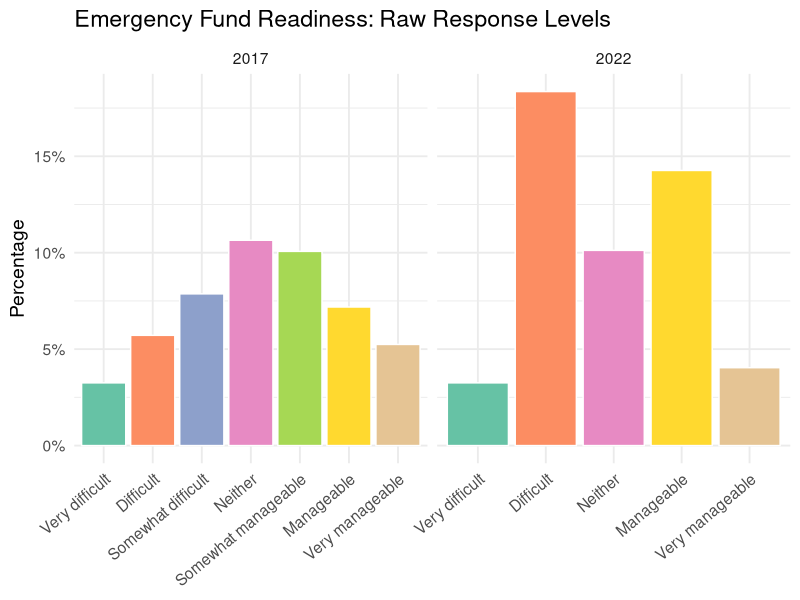
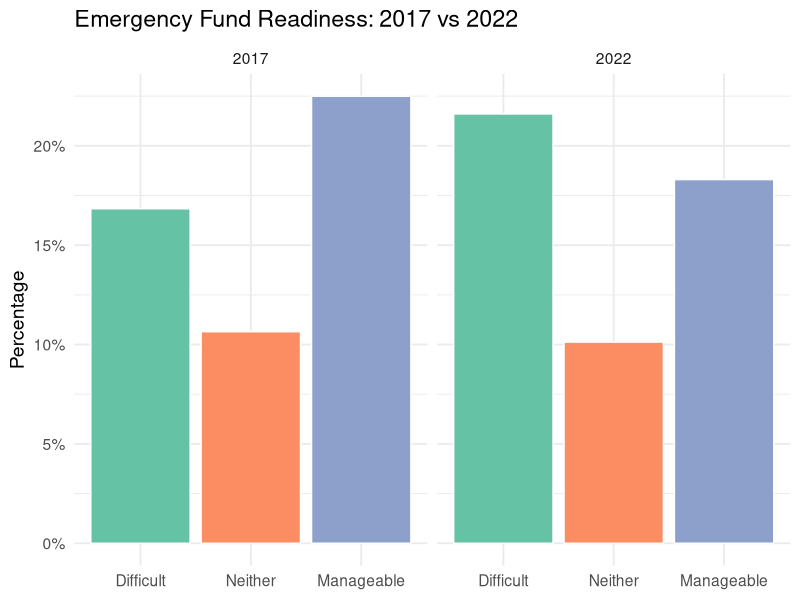
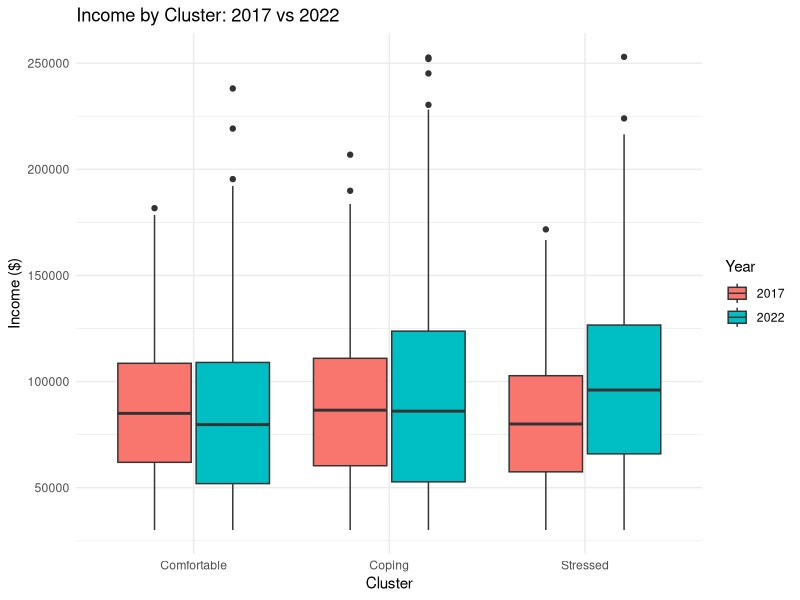

Generate these figures, in order, with R:
## ---- chunk 1
#| include: false
library(tidyverse)
library(ggplot2)

survey_2017_raw <- read_csv("data/raw_survey_2017.csv") |> distinct()
survey_2022_raw <- read_csv("data/raw_survey_2022.csv", skip = 1) |> distinct()

benefits_2017_long <- survey_2017_raw |>
  pivot_longer(cols = starts_with("benefit_"), names_to = "benefit_type", values_to = "response") |>
  mutate(chosen = response %in% c("Yes", "Y", "yes")) |>
  group_by(respondent_id) |>
  summarize(benefit_preference = if (any(chosen)) benefit_type[chosen][1] else NA_character_, .groups = "drop")
survey_2017_clean <- survey_2017_raw |> select(-starts_with("benefit_")) |> left_join(benefits_2017_long, by = "respondent_id")

benefits_2022_long <- survey_2022_raw |>
  pivot_longer(cols = starts_with("benefit_"), names_to = "benefit_type", values_to = "response") |>
  mutate(chosen = response %in% c("Yes", "Y", "yes")) |>
  group_by(respondent_id) |>
  summarize(benefit_preference = if (any(chosen)) benefit_type[chosen][1] else NA_character_, .groups = "drop")
survey_2022_clean <- survey_2022_raw |> select(-starts_with("benefit_")) |> left_join(benefits_2022_long, by = "respondent_id")

clean_income <- function(x) {
  x <- str_trim(x)
  is_k <- str_detect(x, "K$")
  numeric_part <- x |> str_remove_all("[$,K]") |> as.numeric()
  if_else(is_k, numeric_part * 1000, numeric_part)
}
survey_2017_clean <- survey_2017_clean |> mutate(income = clean_income(income))
survey_2022_clean <- survey_2022_clean |> mutate(income = clean_income(income))

standardize_province <- function(x) {
  x <- str_trim(x) |> str_to_lower()
  case_when(
    x %in% c("ontario", "on") ~ "Ontario",
    x %in% c("alberta", "ab") ~ "Alberta",
    x %in% c("british columbia", "bc") ~ "British Columbia",
    x %in% c("quebec", "qc") ~ "Quebec",
    TRUE ~ str_to_title(x)
  )
}
survey_2017_clean <- survey_2017_clean |> mutate(province = standardize_province(province))
survey_2022_clean <- survey_2022_clean |> mutate(province = standardize_province(province))

standardize_yn <- function(x) {
  x <- str_trim(x) |> str_to_lower()
  case_when(x %in% c("yes", "y") ~ "Yes", x %in% c("no", "n") ~ "No", TRUE ~ NA_character_)
}
survey_2017_clean <- survey_2017_clean |> mutate(debt_overwhelmed = standardize_yn(debt_overwhelmed))
survey_2022_clean <- survey_2022_clean |> mutate(debt_overwhelmed = standardize_yn(debt_overwhelmed))

survey_2017_clean <- survey_2017_clean |>
  mutate(emergency_fund_3lvl = case_when(
    emergency_fund_likelihood %in% c("Very difficult", "Difficult", "Somewhat difficult") ~ "Difficult",
    emergency_fund_likelihood == "Neither" ~ "Neither",
    emergency_fund_likelihood %in% c("Somewhat manageable", "Manageable", "Very manageable") ~ "Manageable",
    TRUE ~ NA_character_
  ))
survey_2022_clean <- survey_2022_clean |>
  mutate(emergency_fund_3lvl = case_when(
    emergency_fund_likelihood %in% c("Very difficult", "Difficult") ~ "Difficult",
    emergency_fund_likelihood == "Neither" ~ "Neither",
    emergency_fund_likelihood %in% c("Manageable", "Very manageable") ~ "Manageable",
    TRUE ~ NA_character_
  ))

# age bucket alignment
survey_2017_clean <- survey_2017_clean |>
  mutate(age_bucket = case_when(
    age <= 30 ~ "18-30",
    age <= 40 ~ "30-40",
    age <= 50 ~ "40-50",
    age <= 65 ~ "50-65",
    TRUE ~ "65+"
  )) |>
  select(-age)

survey_2022_clean <- survey_2022_clean |>
  rename(age_bucket = age)

# column name alignment
survey_2017_clean <- survey_2017_clean |>
  rename(pay_delay_response = paycheque_delay_difficulty)
survey_2022_clean <- survey_2022_clean |>
  rename(pay_delay_response = twoweek_pay_delay_impact)

# benefit category alignment
survey_2017_clean <- survey_2017_clean |>
  mutate(benefit_preference = if_else(
    benefit_preference == "benefit_education",
    "benefit_other",
    benefit_preference
  ))
survey_combined <- bind_rows(survey_2017_clean, survey_2022_clean)
## ---- chunk 2
#| fig-width: 9
#| fig-height: 5
bind_rows(
  survey_2017_clean |> mutate(year = 2017),
  survey_2022_clean |> mutate(year = 2022)
) |>
  filter(!is.na(emergency_fund_likelihood)) |>
  mutate(emergency_fund_likelihood = factor(
    emergency_fund_likelihood,
    levels = c("Very difficult", "Difficult", "Somewhat difficult", "Neither",
               "Somewhat manageable", "Manageable", "Very manageable")
  )) |>
  ggplot(aes(x = emergency_fund_likelihood, fill = emergency_fund_likelihood)) +
  geom_bar(aes(y = after_stat(count / sum(count))), color = "white") +
  facet_wrap(~ year, scales = "free_x") +
  scale_y_continuous(labels = scales::percent) +
  scale_fill_brewer(palette = "Set2") +
  labs(title = "Emergency Fund Readiness: Raw Response Levels", x = NULL, y = "Percentage") +
  theme_minimal(base_size = 14) +
  theme(legend.position = "none",
        axis.text.x = element_text(angle = 40, hjust = 1))
## ---- chunk 3
#| fig-width: 9
#| fig-height: 5
bind_rows(
  survey_2017_clean |> mutate(year = 2017),
  survey_2022_clean |> mutate(year = 2022)
) |>
  filter(!is.na(emergency_fund_3lvl)) |>
  mutate(emergency_fund_3lvl = factor(emergency_fund_3lvl,
                                       levels = c("Difficult", "Neither", "Manageable"))) |>
  ggplot(aes(x = emergency_fund_3lvl, fill = emergency_fund_3lvl)) +
  geom_bar(aes(y = after_stat(count / sum(count))), color = "white") +
  facet_wrap(~ year) +
  scale_y_continuous(labels = scales::percent) +
  scale_fill_brewer(palette = "Set2") +
  labs(title = "Emergency Fund Readiness: 2017 vs 2022", x = NULL, y = "Percentage") +
  theme_minimal(base_size = 14) +
  theme(legend.position = "none")
## ---- chunk 4
#| fig-width: 9
#| fig-height: 5
survey_combined |>
  ggplot(aes(x = financial_wellness_cluster, y = income, fill = factor(year))) +
  geom_boxplot(position = position_dodge(width = 0.8)) +
  labs(title = "Income by Cluster: 2017 vs 2022",
       x = "Cluster", y = "Income ($)", fill = "Year") +
  theme_minimal()
